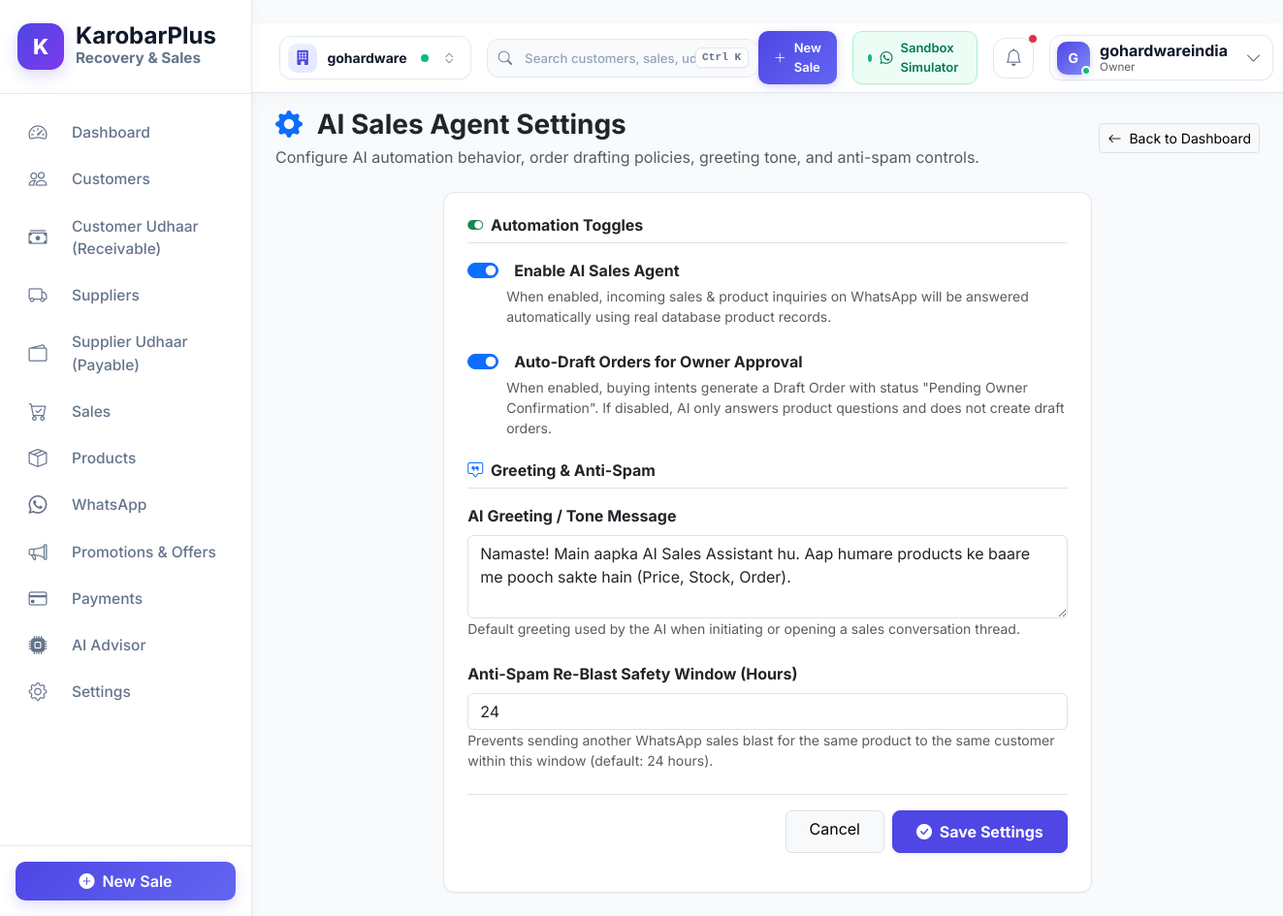
The page /sales-agent/settings/ (signed in) on the database its author committed.
### accounts/models.py (models this page shows, shortened)
class Business(models.Model):
    name = models.CharField(max_length=255, verbose_name="Business Name")
    owner_name = models.CharField(max_length=255, verbose_name="Owner Full Name")
    phone = models.CharField(max_length=20, verbose_name="Business Phone Number")
    email = models.EmailField(blank=True, null=True, verbose_name="Business Email")
    address = models.TextField(blank=True, verbose_name="Business Address")
    gstin = models.CharField(max_length=20, blank=True, null=True, verbose_name="GSTIN Number")
    is_active = models.BooleanField(default=True, verbose_name="Active Status")
    created_at = models.DateTimeField(auto_now_add=True)
    updated_at = models.DateTimeField(auto_now=True)
    class Meta:
        verbose_name_plural = "Businesses"

### sales_agent/models.py (models this page shows, shortened)
class SalesAgentSettings(TenantModel):
    is_enabled = models.BooleanField(default=True, verbose_name="Enable AI Sales Agent")
    auto_draft_orders = models.BooleanField(default=True, verbose_name="Auto-Draft Orders for Owner Approval")
    greeting_message = models.TextField(
        default="Namaste! Main aapka AI Sales Assistant hu. Aap humare products ke baare me pooch sakte hain (Price, Stock, Order).",
        verbose_name="AI Greeting / Tone Message"
    )
    anti_spam_window_hours = models.IntegerField(default=24, verbose_name="Anti-Spam Window (Hours)")
    class Meta:
        verbose_name = "AI Sales Agent Settings"

### sales_agent/views.py (the view, shortened to what this page needs)
# urls.py: path('settings/', SalesAgentSettingsView.as_view(), name='settings'),
class SalesAgentSettingsView(TenantRequiredMixin, View):
    def get(self, request):
        settings_obj, _ = SalesAgentSettings.objects.get_or_create(business=request.business)
        form = SalesAgentSettingsForm(instance=settings_obj)
        return render(request, 'sales_agent/settings.html', {'form': form})

### sales_agent/templates/sales_agent/settings.html (shortened to what this page needs)
{% extends "base.html" %}
{% block content %}
<div class="d-flex align-items-center justify-content-between mb-4">
    <div>
        <h3 class="fw-bold text-dark mb-1"><i class="bi bi-gear-fill text-primary me-2"></i> AI Sales Agent Settings</h3>
        <p class="text-muted mb-0 fs-7">Configure AI automation behavior, order drafting policies, greeting tone, and anti-spam controls.</p>
    </div>
    <a href="{% url 'sales_agent:dashboard' %}" class="btn btn-light border btn-sm">
        <i class="bi bi-arrow-left me-1"></i> Back to Dashboard
    </a>
</div>
<div class="row justify-content-center">
    <div class="col-12 col-lg-8">
        <div class="card card-custom p-4">
            <form method="post" action="{% url 'sales_agent:settings' %}">
                <h6 class="fw-bold text-dark border-bottom pb-2 mb-3"><i class="bi bi-toggle-on text-success me-1"></i> Automation Toggles</h6>
                <div class="form-check form-switch mb-4 fs-6">
                    {{ form.is_enabled }}
                    <label class="form-check-label fw-bold text-dark ms-2" for="{{ form.is_enabled.id_for_label }}">
                        Enable AI Sales Agent
                    </label>
                    <small class="d-block text-muted fs-8 mt-1">When enabled, incoming sales & product inquiries on WhatsApp will be answered automatically using real database product records.</small>
                </div>
                <div class="form-check form-switch mb-4 fs-6">
                    {{ form.auto_draft_orders }}
                    <label class="form-check-label fw-bold text-dark ms-2" for="{{ form.auto_draft_orders.id_for_label }}">
                        Auto-Draft Orders for Owner Approval
                    </label>
                    <small class="d-block text-muted fs-8 mt-1">When enabled, buying intents generate a Draft Order with status "Pending Owner Confirmation". If disabled, AI only answers product questions and does not create draft orders.</small>
                </div>
                <h6 class="fw-bold text-dark border-bottom pb-2 mb-3 mt-4"><i class="bi bi-chat-square-quote text-primary me-1"></i> Greeting & Anti-Spam</h6>
                <div class="mb-4">
                    <label class="form-label fw-bold text-dark fs-7">AI Greeting / Tone Message</label>
                    {{ form.greeting_message }}
                    <small class="text-muted fs-8">Default greeting used by the AI when initiating or opening a sales conversation thread.</small>
                </div>
                <div class="mb-4">
                    <label class="form-label fw-bold text-dark fs-7">Anti-Spam Re-Blast Safety Window (Hours)</label>
                    {{ form.anti_spam_window_hours }}
                    <small class="text-muted fs-8">Prevents sending another WhatsApp sales blast for the same product to the same customer within this window (default: 24 hours).</small>
                </div>
                <div class="pt-3 border-top d-flex justify-content-end gap-2">
                    <a href="{% url 'sales_agent:dashboard' %}" class="btn btn-light border px-4">Cancel</a>
                    <button type="submit" class="btn btn-primary-custom px-4 fw-bold shadow-sm">
                        <i class="bi bi-check-circle-fill me-1"></i> Save Settings
                    </button>
                </div>
            </form>
        </div>
    </div>
</div>
{% endblock %}

### templates/base.html (shortened to what this page needs)
{% load static %}
{% load indian_formatting %}
<!DOCTYPE html>
<html lang="en">
<head>
    <link href="https://cdn.jsdelivr.net/npm/bootstrap@5.3.2/dist/css/bootstrap.min.css" rel="stylesheet">
    <link href="https://cdn.jsdelivr.net/npm/bootstrap-icons@1.11.1/font/bootstrap-icons.css" rel="stylesheet">
    <link rel="stylesheet" href="{% static 'css/main.css' %}">
</head>
<body>
<div class="d-flex" id="wrapper">
    {% if user.is_authenticated %}
    <div id="sidebar-wrapper">
        <div class="sidebar-heading">
            <div class="brand-badge">K</div>
            <div>
                <div class="fw-bold fs-4 text-white lh-1">KarobarPlus</div>
                <small class="text-white-10 fs-10"><small>Recovery & Sales</small></small>
            </div>
        </div>
        <div class="sidebar-nav">
            {% if request.resolver_match.app_name == 'platform_admin' %}
            <a href="{% url 'platform_admin:dashboard' %}" class="nav-link {% if request.resolver_match.url_name == 'dashboard' %}active{% endif %} text-warning">
                <i class="bi bi-speedometer2"></i> Admin Dashboard
            </a>
            <a href="{% url 'platform_admin:business_list' %}" class="nav-link {% if request.resolver_match.url_name == 'business_list' or request.resolver_match.url_name == 'business_detail' %}active{% endif %}">
                <i class="bi bi-building"></i> Registered Businesses
            </a>
            <a href="{% url 'platform_admin:ai_metrics' %}" class="nav-link {% if request.resolver_match.url_name == 'ai_metrics' %}active{% endif %}">
                <i class="bi bi-robot"></i> AI Analytics & Impact
            </a>
            {% else %}
            <a href="{% url 'dashboard:index' %}" class="nav-link {% if request.resolver_match.app_name == 'dashboard' %}active{% endif %}">
                <i class="bi bi-speedometer2"></i> Dashboard
            </a>
            <a href="{% url 'customers:list' %}" class="nav-link {% if request.resolver_match.app_name == 'customers' %}active{% endif %}">
                <i class="bi bi-people"></i> Customers
            </a>
            <a href="{% url 'udhaar:list' %}" class="nav-link {% if request.resolver_match.app_name == 'udhaar' %}active{% endif %}">
                <i class="bi bi-cash-stack"></i> Customer Udhaar (Receivable)
            </a>
            <a href="{% url 'suppliers:list' %}" class="nav-link {% if request.resolver_match.app_name == 'suppliers' and request.resolver_match.url_name != 'payable_list' %}active{% endif %}">
                <i class="bi bi-truck"></i> Suppliers
            </a>
            <a href="{% url 'suppliers:payable_list' %}" class="nav-link {% if request.resolver_match.app_name == 'suppliers' and request.resolver_match.url_name == 'payable_list' %}active{% endif %}">
                <i class="bi bi-wallet2"></i> Supplier Udhaar (Payable)
            </a>
            <a href="{% url 'sales:list' %}" class="nav-link {% if request.resolver_match.app_name == 'sales' %}active{% endif %}">
                <i class="bi bi-cart-check"></i> Sales
            </a>
            <a href="{% url 'products:list' %}" class="nav-link {% if request.resolver_match.app_name == 'products' %}active{% endif %}">
                <i class="bi bi-box-seam"></i> Products
            </a>
            <a href="{% url 'whatsapp:inbox' %}" class="nav-link {% if request.resolver_match.app_name == 'whatsapp' %}active{% endif %}">
                <i class="bi bi-whatsapp"></i> WhatsApp
            </a>
            <a href="{% url 'promotions:list' %}" class="nav-link {% if request.resolver_match.app_name == 'promotions' %}active{% endif %}">
                <i class="bi bi-megaphone"></i> Promotions & Offers
            </a>
            <a href="{% url 'payments:list' %}" class="nav-link {% if request.resolver_match.app_name == 'payments' %}active{% endif %}">
                <i class="bi bi-credit-card"></i> Payments
            </a>
            <a href="{% url 'ai_advisor:dashboard' %}" class="nav-link {% if request.resolver_match.app_name == 'ai_advisor' %}active{% endif %}">
                <i class="bi bi-cpu-fill"></i> AI Advisor
            </a>
            <a href="{% url 'settings_app:index' %}" class="nav-link {% if request.resolver_match.app_name == 'settings_app' %}active{% endif %}">
                <i class="bi bi-gear"></i> Settings
            </a>
            {% endif %}
        </div>
        <div class="p-3 border-top border-slate-800">
            {% if request.resolver_match.app_name == 'platform_admin' %}
            <a href="{% url 'platform_admin:business_list' %}" class="btn btn-outline-warning w-100 py-2 d-flex align-items-center justify-content-center gap-2 fs-7">
                <i class="bi bi-building"></i> Manage Stores
            </a>
            {% else %}
            <a href="{% url 'sales:create' %}" class="btn btn-primary-custom w-100 py-2 d-flex align-items-center justify-content-center gap-2">
                <i class="bi bi-plus-circle-fill"></i> New Sale
            </a>
            {% endif %}
        </div>
    </div>
    {% endif %}
    <div id="page-content-wrapper" {% if not user.is_authenticated %}style="margin-left:0; width:100%;"{% endif %}>
        {% if user.is_authenticated %}
        <header class="top-header d-flex align-items-center justify-content-between">
            <div class="d-flex align-items-center gap-3">
                <div class="tenant-pill" title="Current Store / Workspace">
                    {% if request.resolver_match.app_name == 'platform_admin' %}
                        <div class="tenant-icon-wrap bg-warning-subtle text-warning-emphasis">
                            <i class="bi bi-shield-check"></i>
                        </div>
                        <span class="text-slate-800">Platform Admin</span>
                        <span class="status-pulse-dot ms-1" title="System Active"></span>
                    {% else %}
                        <div class="tenant-icon-wrap">
                            <i class="bi bi-building-fill"></i>
                        </div>
                        <span class="fw-bold text-slate-800 fs-7">{{ current_business.name|default:"My Business" }}</span>
                        <span class="status-pulse-dot ms-1" title="Live Store Sync Active"></span>
                        <i class="bi bi-chevron-expand fs-8 text-muted opacity-75 ms-1"></i>
                    {% endif %}
                </div>
                {% if request.resolver_match.app_name != 'platform_admin' %}
                <div class="nav-search-bar d-none d-md-block">
                    <input type="text" placeholder="Search customers, sales, udhaar..." aria-label="Search dashboard">
                    <kbd class="search-kbd">Ctrl K</kbd>
                </div>
                {% endif %}
            </div>
            <div class="d-flex align-items-center gap-2 gap-sm-3">
                {% if request.resolver_match.app_name != 'platform_admin' %}
                <a href="{% url 'sales:create' %}" class="btn-header-action d-none d-lg-flex align-items-center gap-2">
                    <i class="bi bi-plus-lg"></i>
                    <span>New Sale</span>
                </a>
                <a href="{% url 'whatsapp:sandbox' %}" class="btn-simulator d-flex align-items-center gap-2">
                    <span class="status-pulse-dot"></span>
                    <i class="bi bi-whatsapp fs-7"></i>
                    <span class="d-none d-sm-inline">Sandbox Simulator</span>
                </a>
                {% endif %}
                <div class="dropdown">
                    <button class="header-icon-btn position-relative" type="button" data-bs-toggle="dropdown" aria-expanded="false" title="Notifications">
                        <i class="bi bi-bell"></i>
                        {% if unread_notifications_count > 0 %}
                        <span class="position-absolute top-0 start-100 translate-middle p-1 bg-danger border border-light rounded-circle">
                        </span>
                        {% endif %}
                    </button>
                </div>
                <div class="dropdown">
                    <div class="user-profile-pill" data-bs-toggle="dropdown" aria-expanded="false" title="User Menu">
                        <div class="avatar-container">
                            <div class="avatar-initial">
                                {{ user.username|slice:":1"|upper }}
                            </div>
                            <span class="avatar-status-badge"></span>
                        </div>
                        <div class="d-none d-md-flex flex-column text-start lh-1 pe-1">
                            <span class="fw-bold text-slate-800 fs-7 mb-1">{{ user.username }}</span>
                            <span class="text-muted fs-8" style="font-size: 0.725rem;">{% if user.is_superuser %}Admin{% else %}Owner{% endif %}</span>
                        </div>
                        <i class="bi bi-chevron-down fs-8 text-muted ms-1"></i>
                    </div>
                </div>
            </div>
        </header>
        {% endif %}
        <div class="container-fluid px-4 pt-3">
            {% block content %}{% endblock %}
        </div>
    </div>
</div>
</body>
</html>

### rows shown on the page
Business: name "gohardware"
SalesAgentSettings: is_enabled "☑", auto_draft_orders "☑", greeting_message "Namaste! Main aapka AI Sales Assistant hu. Aap humare products ke baare me pooch sakte hain (Price, Stock, Order).", anti_spam_window_hours "24"

### other values the page prints
{{ user.username|slice:":1"|upper }} "G"
{{ user.username }} "gohardwareindia"
